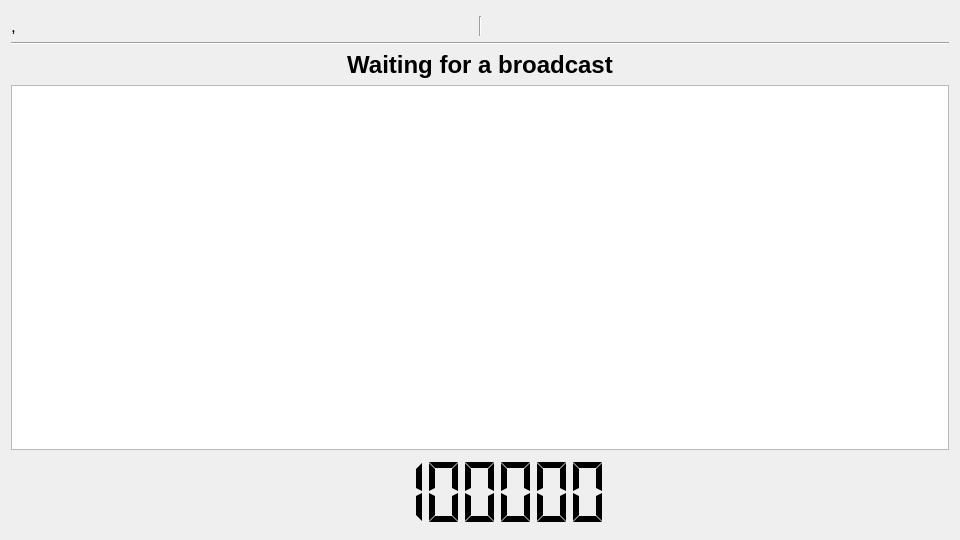
<?xml version="1.0" encoding="UTF-8"?>
<ui version="4.0">
 <class>ClockWindow</class>
 <widget class="QMainWindow" name="ClockWindow">
  <property name="geometry">
   <rect>
    <x>0</x>
    <y>0</y>
    <width>960</width>
    <height>540</height>
   </rect>
  </property>
  <property name="minimumSize">
   <size>
    <width>720</width>
    <height>405</height>
   </size>
  </property>
  <property name="windowTitle">
   <string>Fightclub Remote Clock Window</string>
  </property>
  <property name="locale">
   <locale language="English" country="UnitedStates"/>
  </property>
  <widget class="QWidget" name="centralWidget">
   <layout class="QVBoxLayout" name="verticalLayout">
    <item>
     <spacer name="verticalSpacer">
      <property name="orientation">
       <enum>Qt::Vertical</enum>
      </property>
      <property name="sizeType">
       <enum>QSizePolicy::Fixed</enum>
      </property>
      <property name="sizeHint" stdset="0">
       <size>
        <width>20</width>
        <height>5</height>
       </size>
      </property>
     </spacer>
    </item>
    <item>
     <layout class="QHBoxLayout" name="horizontalLayout">
      <item>
       <widget class="QLabel" name="problabel">
        <property name="font">
         <font>
          <pointsize>13</pointsize>
         </font>
        </property>
        <property name="text">
         <string>&lt;ApplicationName&gt;, &lt;Version&gt;</string>
        </property>
        <property name="alignment">
         <set>Qt::AlignBottom|Qt::AlignLeading|Qt::AlignLeft</set>
        </property>
        <property name="wordWrap">
         <bool>true</bool>
        </property>
       </widget>
      </item>
      <item>
       <widget class="Line" name="line_2">
        <property name="sizePolicy">
         <sizepolicy hsizetype="Fixed" vsizetype="Preferred">
          <horstretch>0</horstretch>
          <verstretch>0</verstretch>
         </sizepolicy>
        </property>
        <property name="orientation">
         <enum>Qt::Vertical</enum>
        </property>
       </widget>
      </item>
      <item>
       <widget class="QLabel" name="perflabel">
        <property name="font">
         <font>
          <pointsize>13</pointsize>
         </font>
        </property>
        <property name="frameShape">
         <enum>QFrame::NoFrame</enum>
        </property>
        <property name="text">
         <string>&lt;empty&gt;</string>
        </property>
        <property name="alignment">
         <set>Qt::AlignBottom|Qt::AlignRight|Qt::AlignTrailing</set>
        </property>
        <property name="wordWrap">
         <bool>true</bool>
        </property>
       </widget>
      </item>
     </layout>
    </item>
    <item>
     <widget class="Line" name="line">
      <property name="orientation">
       <enum>Qt::Horizontal</enum>
      </property>
     </widget>
    </item>
    <item>
     <widget class="QLabel" name="phaselabel">
      <property name="sizePolicy">
       <sizepolicy hsizetype="Minimum" vsizetype="Preferred">
        <horstretch>0</horstretch>
        <verstretch>0</verstretch>
       </sizepolicy>
      </property>
      <property name="font">
       <font>
        <pointsize>18</pointsize>
        <weight>75</weight>
        <bold>true</bold>
       </font>
      </property>
      <property name="text">
       <string>Waiting for a broadcast</string>
      </property>
      <property name="alignment">
       <set>Qt::AlignCenter</set>
      </property>
      <property name="wordWrap">
       <bool>true</bool>
      </property>
     </widget>
    </item>
    <item>
     <widget class="ThemeClockWidget" name="clockwidget">
      <property name="sizePolicy">
       <sizepolicy hsizetype="Expanding" vsizetype="Expanding">
        <horstretch>0</horstretch>
        <verstretch>5</verstretch>
       </sizepolicy>
      </property>
      <property name="renderHints">
       <set>QPainter::Antialiasing|QPainter::SmoothPixmapTransform|QPainter::TextAntialiasing</set>
      </property>
     </widget>
    </item>
    <item>
     <widget class="QLCDNumber" name="lcdtimedisplay">
      <property name="sizePolicy">
       <sizepolicy hsizetype="Minimum" vsizetype="Minimum">
        <horstretch>1</horstretch>
        <verstretch>1</verstretch>
       </sizepolicy>
      </property>
      <property name="frameShape">
       <enum>QFrame::NoFrame</enum>
      </property>
      <property name="digitCount">
       <number>7</number>
      </property>
      <property name="segmentStyle">
       <enum>QLCDNumber::Flat</enum>
      </property>
      <property name="intValue" stdset="0">
       <number>8888888</number>
      </property>
     </widget>
    </item>
   </layout>
  </widget>
 </widget>
 <layoutdefault spacing="6" margin="11"/>
 <customwidgets>
  <customwidget>
   <class>ThemeClockWidget</class>
   <extends>QGraphicsView</extends>
   <header>themeclockwidget.h</header>
  </customwidget>
 </customwidgets>
 <resources/>
 <connections/>
</ui>
